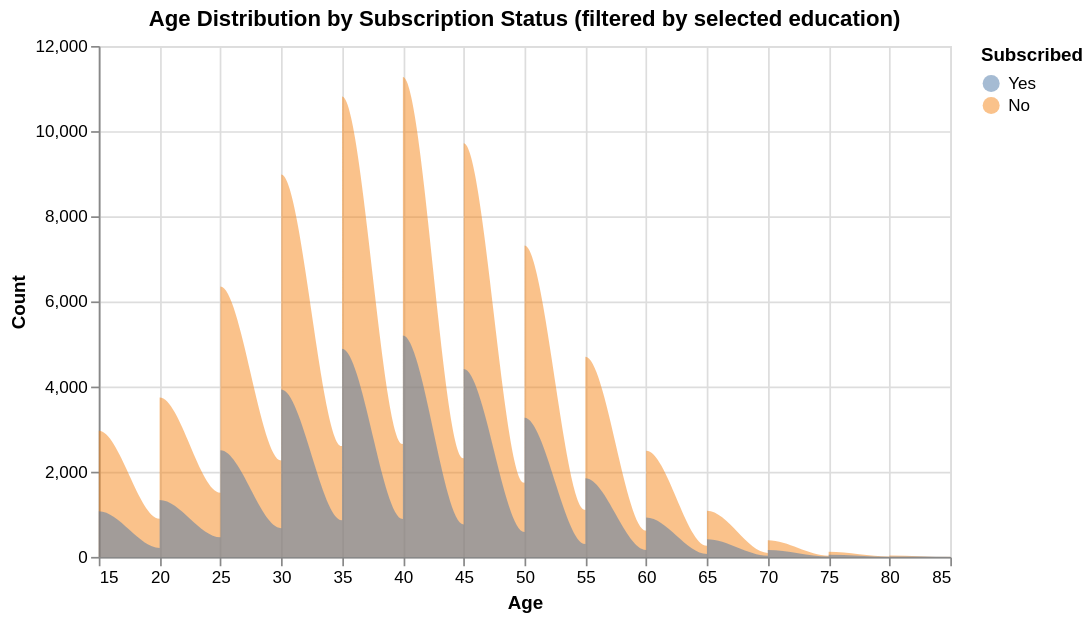

Here is the notebook cell this chart was saved with:
### Code cell
# Viz 2: Age Distribution by Subscription Status
df['AgeBin'] = (df['Age'] // 5) * 5

age_edu = (
    df[df['EducationLevel'] != 'Unknown']
    .groupby(['EducationLevel', 'AgeBin', 'Subscribed'])
    .size()
    .reset_index(name='Count')
)

age_all = df.groupby(['AgeBin', 'Subscribed']).size().reset_index(name='Count')
age_all['EducationLevel'] = 'All'

age_edu_full = pd.concat([age_edu, age_all], ignore_index=True)

chart_age = alt.Chart(age_edu_full).transform_filter(
    alt.expr.if_(
        selection,
        alt.datum.EducationLevel == alt.datum.EducationLevel,
        alt.datum.EducationLevel == 'All'
    )
).mark_area(
    opacity=0.5,
    interpolate='monotone'
).encode(
    x=alt.X('AgeBin:Q', title='Age'),
    y=alt.Y('Count:Q', stack=None, title='Count'),
    color=alt.Color(
        'Subscribed:N',
        legend=alt.Legend(title='Subscribed'),
        scale=alt.Scale(domain=['Yes', 'No'], range=['#4C78A8', '#F58518'])
    ),
    tooltip=[
        alt.Tooltip('AgeBin:Q', title='Age'),
        alt.Tooltip('Subscribed:N', title='Subscribed'),
        alt.Tooltip('Count:Q', title='Count')
    ]
).add_params(
    selection
).properties(
    title='Age Distribution by Subscription Status (filtered by selected education)',
    width=500,
    height=300
)

chart_age.save('../visualizations/chart_age.html')
chart_age

### Figure 1 — Vega-Lite specification as saved in the notebook (floating-point values rounded to 4 significant figures)
{"config": {"view": {"continuousWidth": 300, "continuousHeight": 300}}, "data": {"name": "data-c39ff3e5586974c665e2bff1ed2260ce"}, "mark": {"type": "area", "interpolate": "monotone", "opacity": 0.5}, "encoding": {"color": {"field": "Subscribed", "legend": {"title": "Subscribed"}, "scale": {"domain": ["Yes", "No"], "range": ["#4C78A8", "#F58518"]}, "type": "nominal"}, "tooltip": [{"field": "AgeBin", "title": "Age", "type": "quantitative"}, {"field": "Subscribed", "title": "Subscribed", "type": "nominal"}, {"field": "Count", "title": "Count", "type": "quantitative"}], "x": {"field": "AgeBin", "title": "Age", "type": "quantitative"}, "y": {"field": "Count", "stack": null, "title": "Count", "type": "quantitative"}}, "height": 300, "params": [{"name": "param_d24ac77e17187513", "select": {"type": "point", "fields": ["EducationLevel"], "on": "click"}}], "title": "Age Distribution by Subscription Status (filtered by selected education)", "transform": [{"filter": "if(param_d24ac77e17187513,(datum.EducationLevel === datum.EducationLevel),(datum.EducationLevel === 'All'))"}], "width": 500, "$schema": "https://vega.github.io/schema/vega-lite/v6.1.0.json", "datasets": {"data-c39ff3e5586974c665e2bff1ed2260ce": [{"EducationLevel": "Primary", "AgeBin": 15, "Subscribed": "No", "Count": 714}, {"EducationLevel": "Primary", "AgeBin": 15, "Subscribed": "Yes", "Count": 158}, {"EducationLevel": "Primary", "AgeBin": 20, "Subscribed": "No", "Count": 896}, {"EducationLevel": "Primary", "AgeBin": 20, "Subscribed": "Yes", "Count": 211}, {"EducationLevel": "Primary", "AgeBin": 25, "Subscribed": "No", "Count": 1508}, {"EducationLevel": "Primary", "AgeBin": 25, "Subscribed": "Yes", "Count": 461}, {"EducationLevel": "Primary", "AgeBin": 30, "Subscribed": "No", "Count": 2263}, {"EducationLevel": "Primary", "AgeBin": 30, "Subscribed": "Yes", "Count": 675}, {"EducationLevel": "Primary", "AgeBin": 35, "Subscribed": "No", "Count": 2604}, {"EducationLevel": "Primary", "AgeBin": 35, "Subscribed": "Yes", "Count": 859}, {"EducationLevel": "Primary", "AgeBin": 40, "Subscribed": "No", "Count": 2654}, {"EducationLevel": "Primary", "AgeBin": 40, "Subscribed": "Yes", "Count": 888}, {"EducationLevel": "Primary", "AgeBin": 45, "Subscribed": "No", "Count": 2317}, {"EducationLevel": "Primary", "AgeBin": 45, "Subscribed": "Yes", "Count": 761}, {"EducationLevel": "Primary", "AgeBin": 50, "Subscribed": "No", "Count": 1740}, {"EducationLevel": "Primary", "AgeBin": 50, "Subscribed": "Yes", "Count": 585}, {"EducationLevel": "Primary", "AgeBin": 55, "Subscribed": "No", "Count": 1103}, {"EducationLevel": "Primary", "AgeBin": 55, "Subscribed": "Yes", "Count": 302}, {"EducationLevel": "Primary", "AgeBin": 60, "Subscribed": "No", "Count": 614}, {"EducationLevel": "Primary", "AgeBin": 60, "Subscribed": "Yes", "Count": 162}, {"EducationLevel": "Primary", "AgeBin": 65, "Subscribed": "No", "Count": 260}, {"EducationLevel": "Primary", "AgeBin": 65, "Subscribed": "Yes", "Count": 69}, {"EducationLevel": "Primary", "AgeBin": 70, "Subscribed": "No", "Count": 94}, {"EducationLevel": "Primary", "AgeBin": 70, "Subscribed": "Yes", "Count": 27}, {"EducationLevel": "Primary", "AgeBin": 75, "Subscribed": "No", "Count": 27}, {"EducationLevel": "Primary", "AgeBin": 75, "Subscribed": "Yes", "Count": 9}, {"EducationLevel": "Primary", "AgeBin": 80, "Subscribed": "No", "Count": 7}, {"EducationLevel": "Primary", "AgeBin": 80, "Subscribed": "Yes", "Count": 2}, {"EducationLevel": "Primary", "AgeBin": 85, "Subscribed": "No", "Count": 1}, {"EducationLevel": "Primary", "AgeBin": 85, "Subscribed": "Yes", "Count": 2}, {"EducationLevel": "Secondary", "AgeBin": 15, "Subscribed": "No", "Count": 1422}, {"EducationLevel": "Secondary", "AgeBin": 15, "Subscribed": "Yes", "Count": 440}, {"EducationLevel": "Secondary", "AgeBin": 20, "Subscribed": "No", "Count": 1774}, {"EducationLevel": "Secondary", "AgeBin": 20, "Subscribed": "Yes", "Count": 531}, {"EducationLevel": "Secondary", "AgeBin": 25, "Subscribed": "No", "Count": 3005}, {"EducationLevel": "Secondary", "AgeBin": 25, "Subscribed": "Yes", "Count": 1048}, {"EducationLevel": "Secondary", "AgeBin": 30, "Subscribed": "No", "Count": 4293}, {"EducationLevel": "Secondary", "AgeBin": 30, "Subscribed": "Yes", "Count": 1638}, {"EducationLevel": "Secondary", "AgeBin": 35, "Subscribed": "No", "Count": 5227}, {"EducationLevel": "Secondary", "AgeBin": 35, "Subscribed": "Yes", "Count": 2068}, {"EducationLevel": "Secondary", "AgeBin": 40, "Subscribed": "No", "Count": 5464}, {"EducationLevel": "Secondary", "AgeBin": 40, "Subscribed": "Yes", "Count": 2078}, {"EducationLevel": "Secondary", "AgeBin": 45, "Subscribed": "No", "Count": 4703}, {"EducationLevel": "Secondary", "AgeBin": 45, "Subscribed": "Yes", "Count": 1866}, {"EducationLevel": "Secondary", "AgeBin": 50, "Subscribed": "No", "Count": 3517}, {"EducationLevel": "Secondary", "AgeBin": 50, "Subscribed": "Yes", "Count": 1311}, {"EducationLevel": "Secondary", "AgeBin": 55, "Subscribed": "No", "Count": 2274}, {"EducationLevel": "Secondary", "AgeBin": 55, "Subscribed": "Yes", "Count": 750}, {"EducationLevel": "Secondary", "AgeBin": 60, "Subscribed": "No", "Count": 1218}, {"EducationLevel": "Secondary", "AgeBin": 60, "Subscribed": "Yes", "Count": 374}, {"EducationLevel": "Secondary", "AgeBin": 65, "Subscribed": "No", "Count": 510}, {"EducationLevel": "Secondary", "AgeBin": 65, "Subscribed": "Yes", "Count": 164}, {"EducationLevel": "Secondary", "AgeBin": 70, "Subscribed": "No", "Count": 191}, {"EducationLevel": "Secondary", "AgeBin": 70, "Subscribed": "Yes", "Count": 56}, {"EducationLevel": "Secondary", "AgeBin": 75, "Subscribed": "No", "Count": 56}, {"EducationLevel": "Secondary", "AgeBin": 75, "Subscribed": "Yes", "Count": 25}, {"EducationLevel": "Secondary", "AgeBin": 80, "Subscribed": "No", "Count": 15}, {"EducationLevel": "Secondary", "AgeBin": 80, "Subscribed": "Yes", "Count": 4}, {"EducationLevel": "Secondary", "AgeBin": 85, "Subscribed": "No", "Count": 7}, {"EducationLevel": "Tertiary", "AgeBin": 15, "Subscribed": "No", "Count": 681}, {"EducationLevel": "Tertiary", "AgeBin": 15, "Subscribed": "Yes", "Count": 427}, {"EducationLevel": "Tertiary", "AgeBin": 20, "Subscribed": "No", "Count": 871}, {"EducationLevel": "Tertiary", "AgeBin": 20, "Subscribed": "Yes", "Count": 531}, {"EducationLevel": "Tertiary", "AgeBin": 25, "Subscribed": "No", "Count": 1481}, {"EducationLevel": "Tertiary", "AgeBin": 25, "Subscribed": "Yes", "Count": 890}, {"EducationLevel": "Tertiary", "AgeBin": 30, "Subscribed": "No", "Count": 1984}, {"EducationLevel": "Tertiary", "AgeBin": 30, "Subscribed": "Yes", "Count": 1460}, {"EducationLevel": "Tertiary", "AgeBin": 35, "Subscribed": "No", "Count": 2418}, {"EducationLevel": "Tertiary", "AgeBin": 35, "Subscribed": "Yes", "Count": 1730}, {"EducationLevel": "Tertiary", "AgeBin": 40, "Subscribed": "No", "Count": 2574}, {"EducationLevel": "Tertiary", "AgeBin": 40, "Subscribed": "Yes", "Count": 1992}, {"EducationLevel": "Tertiary", "AgeBin": 45, "Subscribed": "No", "Count": 2153}, {"EducationLevel": "Tertiary", "AgeBin": 45, "Subscribed": "Yes", "Count": 1608}, {"EducationLevel": "Tertiary", "AgeBin": 50, "Subscribed": "No", "Count": 1667}, {"EducationLevel": "Tertiary", "AgeBin": 50, "Subscribed": "Yes", "Count": 1215}, {"EducationLevel": "Tertiary", "AgeBin": 55, "Subscribed": "No", "Count": 1082}, {"EducationLevel": "Tertiary", "AgeBin": 55, "Subscribed": "Yes", "Count": 722}, {"EducationLevel": "Tertiary", "AgeBin": 60, "Subscribed": "No", "Count": 543}, {"EducationLevel": "Tertiary", "AgeBin": 60, "Subscribed": "Yes", "Count": 354}, {"EducationLevel": "Tertiary", "AgeBin": 65, "Subscribed": "No", "Count": 255}, {"EducationLevel": "Tertiary", "AgeBin": 65, "Subscribed": "Yes", "Count": 167}, {"EducationLevel": "Tertiary", "AgeBin": 70, "Subscribed": "No", "Count": 89}, {"EducationLevel": "Tertiary", "AgeBin": 70, "Subscribed": "Yes", "Count": 76}, {"EducationLevel": "Tertiary", "AgeBin": 75, "Subscribed": "No", "Count": 30}, {"EducationLevel": "Tertiary", "AgeBin": 75, "Subscribed": "Yes", "Count": 16}, {"EducationLevel": "Tertiary", "AgeBin": 80, "Subscribed": "No", "Count": 8}, {"EducationLevel": "Tertiary", "AgeBin": 80, "Subscribed": "Yes", "Count": 4}, {"EducationLevel": "Tertiary", "AgeBin": 85, "Subscribed": "No", "Count": 1}, {"EducationLevel": "Tertiary", "AgeBin": 85, "Subscribed": "Yes", "Count": 1}, {"EducationLevel": "All", "AgeBin": 15, "Subscribed": "No", "Count": 2962}, {"EducationLevel": "All", "AgeBin": 15, "Subscribed": "Yes", "Count": 1071}, {"EducationLevel": "All", "AgeBin": 20, "Subscribed": "No", "Count": 3743}, {"EducationLevel": "All", "AgeBin": 20, "Subscribed": "Yes", "Count": 1337}, {"EducationLevel": "All", "AgeBin": 25, "Subscribed": "No", "Count": 6352}, {"EducationLevel": "All", "AgeBin": 25, "Subscribed": "Yes", "Count": 2502}, {"EducationLevel": "All", "AgeBin": 30, "Subscribed": "No", "Count": 8984}, {"EducationLevel": "All", "AgeBin": 30, "Subscribed": "Yes", "Count": 3932}, {"EducationLevel": "All", "AgeBin": 35, "Subscribed": "No", "Count": 10814}, {"EducationLevel": "All", "AgeBin": 35, "Subscribed": "Yes", "Count": 4888}, {"EducationLevel": "All", "AgeBin": 40, "Subscribed": "No", "Count": 11271}, {"EducationLevel": "All", "AgeBin": 40, "Subscribed": "Yes", "Count": 5197}, {"EducationLevel": "All", "AgeBin": 45, "Subscribed": "No", "Count": 9716}, {"EducationLevel": "All", "AgeBin": 45, "Subscribed": "Yes", "Count": 4415}, {"EducationLevel": "All", "AgeBin": 50, "Subscribed": "No", "Count": 7311}, {"EducationLevel": "All", "AgeBin": 50, "Subscribed": "Yes", "Count": 3269}, {"EducationLevel": "All", "AgeBin": 55, "Subscribed": "No", "Count": 4702}, {"EducationLevel": "All", "AgeBin": 55, "Subscribed": "Yes", "Count": 1845}, {"EducationLevel": "All", "AgeBin": 60, "Subscribed": "No", "Count": 2491}, {"EducationLevel": "All", "AgeBin": 60, "Subscribed": "Yes", "Count": 925}, {"EducationLevel": "All", "AgeBin": 65, "Subscribed": "No", "Count": 1082}, {"EducationLevel": "All", "AgeBin": 65, "Subscribed": "Yes", "Count": 412}, {"EducationLevel": "All", "AgeBin": 70, "Subscribed": "No", "Count": 389}, {"EducationLevel": "All", "AgeBin": 70, "Subscribed": "Yes", "Count": 163}, {"EducationLevel": "All", "AgeBin": 75, "Subscribed": "No", "Count": 119}, {"EducationLevel": "All", "AgeBin": 75, "Subscribed": "Yes", "Count": 52}, {"EducationLevel": "All", "AgeBin": 80, "Subscribed": "No", "Count": 33}, {"EducationLevel": "All", "AgeBin": 80, "Subscribed": "Yes", "Count": 10}, {"EducationLevel": "All", "AgeBin": 85, "Subscribed": "No", "Count": 10}, {"EducationLevel": "All", "AgeBin": 85, "Subscribed": "Yes", "Count": 3}]}}
